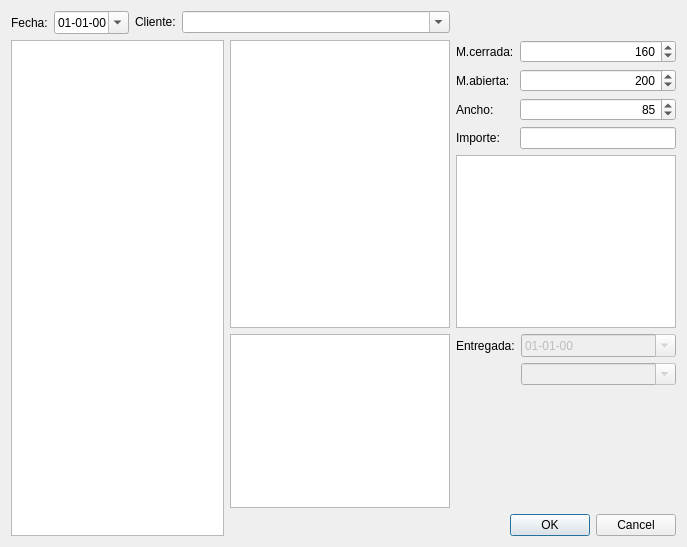
<?xml version="1.0" encoding="UTF-8"?>
<ui version="4.0">
 <class>pedidoDialog</class>
 <widget class="QDialog" name="pedidoDialog">
  <property name="geometry">
   <rect>
    <x>0</x>
    <y>0</y>
    <width>687</width>
    <height>547</height>
   </rect>
  </property>
  <property name="windowTitle">
   <string>Pedido</string>
  </property>
  <layout class="QGridLayout" name="gridLayout">
   <item row="0" column="0">
    <layout class="QFormLayout" name="formLayout_3">
     <item row="0" column="0">
      <widget class="QLabel" name="label">
       <property name="text">
        <string>Fecha:</string>
       </property>
      </widget>
     </item>
     <item row="0" column="1">
      <widget class="QDateEdit" name="fechaDateEdit">
       <property name="displayFormat">
        <string>dd-MM-yy</string>
       </property>
       <property name="calendarPopup">
        <bool>true</bool>
       </property>
      </widget>
     </item>
    </layout>
   </item>
   <item row="0" column="1" colspan="2">
    <layout class="QFormLayout" name="formLayout_4">
     <item row="0" column="0">
      <widget class="QLabel" name="label_7">
       <property name="text">
        <string>Cliente:</string>
       </property>
      </widget>
     </item>
     <item row="0" column="1">
      <widget class="QComboBox" name="clienteComboBox">
       <property name="editable">
        <bool>true</bool>
       </property>
      </widget>
     </item>
    </layout>
   </item>
   <item row="1" column="0" rowspan="4" colspan="2">
    <widget class="QListWidget" name="modeloListWidget"/>
   </item>
   <item row="1" column="2" rowspan="2">
    <widget class="QListWidget" name="chapaListWidget"/>
   </item>
   <item row="1" column="3">
    <layout class="QFormLayout" name="formLayout_2">
     <item row="0" column="0">
      <widget class="QLabel" name="label_2">
       <property name="text">
        <string>M.cerrada:</string>
       </property>
      </widget>
     </item>
     <item row="0" column="1">
      <widget class="QSpinBox" name="medidaCerradaSpinBox">
       <property name="alignment">
        <set>Qt::AlignRight|Qt::AlignTrailing|Qt::AlignVCenter</set>
       </property>
       <property name="minimum">
        <number>80</number>
       </property>
       <property name="maximum">
        <number>350</number>
       </property>
       <property name="singleStep">
        <number>10</number>
       </property>
       <property name="value">
        <number>160</number>
       </property>
      </widget>
     </item>
     <item row="1" column="0">
      <widget class="QLabel" name="label_3">
       <property name="text">
        <string>M.abierta:</string>
       </property>
      </widget>
     </item>
     <item row="1" column="1">
      <widget class="QSpinBox" name="medidaAbiertaSpinBox">
       <property name="alignment">
        <set>Qt::AlignRight|Qt::AlignTrailing|Qt::AlignVCenter</set>
       </property>
       <property name="minimum">
        <number>80</number>
       </property>
       <property name="maximum">
        <number>350</number>
       </property>
       <property name="singleStep">
        <number>10</number>
       </property>
       <property name="value">
        <number>200</number>
       </property>
      </widget>
     </item>
     <item row="2" column="0">
      <widget class="QLabel" name="label_4">
       <property name="text">
        <string>Ancho:</string>
       </property>
      </widget>
     </item>
     <item row="2" column="1">
      <widget class="QSpinBox" name="anchoSpinBox">
       <property name="alignment">
        <set>Qt::AlignRight|Qt::AlignTrailing|Qt::AlignVCenter</set>
       </property>
       <property name="minimum">
        <number>10</number>
       </property>
       <property name="maximum">
        <number>350</number>
       </property>
       <property name="singleStep">
        <number>10</number>
       </property>
       <property name="value">
        <number>85</number>
       </property>
      </widget>
     </item>
     <item row="3" column="0">
      <widget class="QLabel" name="label_5">
       <property name="text">
        <string>Importe:</string>
       </property>
      </widget>
     </item>
     <item row="3" column="1">
      <widget class="QLineEdit" name="precioLineEdit">
       <property name="alignment">
        <set>Qt::AlignRight|Qt::AlignTrailing|Qt::AlignVCenter</set>
       </property>
      </widget>
     </item>
    </layout>
   </item>
   <item row="2" column="3">
    <widget class="QListWidget" name="estadoListWidget"/>
   </item>
   <item row="3" column="2">
    <widget class="QPlainTextEdit" name="notasPlainTextEdit"/>
   </item>
   <item row="3" column="3">
    <layout class="QFormLayout" name="formLayout">
     <item row="0" column="0">
      <widget class="QLabel" name="label_6">
       <property name="text">
        <string>Entregada:</string>
       </property>
      </widget>
     </item>
     <item row="0" column="1">
      <widget class="QDateEdit" name="fechaEntregaDateEdit">
       <property name="enabled">
        <bool>false</bool>
       </property>
       <property name="displayFormat">
        <string>dd-MM-yy</string>
       </property>
       <property name="calendarPopup">
        <bool>true</bool>
       </property>
      </widget>
     </item>
     <item row="1" column="1">
      <widget class="QComboBox" name="lugarEntregaComboBox">
       <property name="enabled">
        <bool>false</bool>
       </property>
       <property name="editable">
        <bool>true</bool>
       </property>
      </widget>
     </item>
    </layout>
   </item>
   <item row="4" column="3">
    <widget class="QDialogButtonBox" name="dialogButtonBox">
     <property name="orientation">
      <enum>Qt::Horizontal</enum>
     </property>
     <property name="standardButtons">
      <set>QDialogButtonBox::Cancel|QDialogButtonBox::Ok</set>
     </property>
    </widget>
   </item>
  </layout>
 </widget>
 <resources/>
 <connections>
  <connection>
   <sender>dialogButtonBox</sender>
   <signal>accepted()</signal>
   <receiver>pedidoDialog</receiver>
   <slot>accept()</slot>
   <hints>
    <hint type="sourcelabel">
     <x>248</x>
     <y>254</y>
    </hint>
    <hint type="destinationlabel">
     <x>157</x>
     <y>274</y>
    </hint>
   </hints>
  </connection>
  <connection>
   <sender>dialogButtonBox</sender>
   <signal>rejected()</signal>
   <receiver>pedidoDialog</receiver>
   <slot>reject()</slot>
   <hints>
    <hint type="sourcelabel">
     <x>316</x>
     <y>260</y>
    </hint>
    <hint type="destinationlabel">
     <x>286</x>
     <y>274</y>
    </hint>
   </hints>
  </connection>
 </connections>
</ui>
